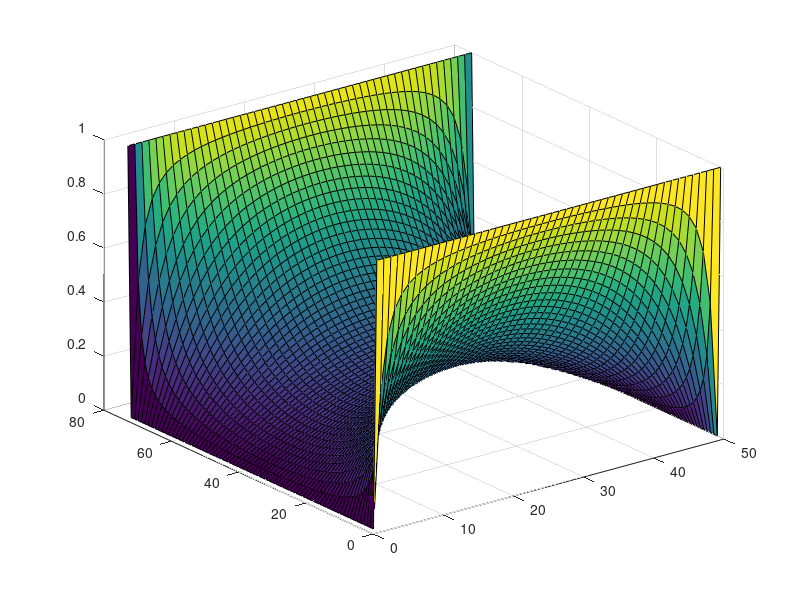

This figure's MATLAB source:
clearvars
clearvars -GLOBAL
close all 


global C

C.q_0 = 1.60217653e-19;             % electron charge
    C.hb = 1.054571596e-34;             % Dirac constant
    C.h = C.hb * 2 * pi;                % Planck constant
    C.m_0 = 9.10938215e-31;             % electron mass
    C.kb = 1.3806504e-23;               % Boltzmann constant
    C.eps_0 = 8.854187817e-12;          % vacuum permittivity
    C.mu_0 = 1.2566370614e-6;           % vacuum permeability
    C.c = 299792458;                    % speed of light
    C.g = 9.80665;
    
    
L = 75;
W = 50;

G = sparse(L*W,L*W);
R = zeros(L*W,1);

for i =1:1:L
    for j =1:1:W
        n = j+(i-1)*W;
        nxm = j+(i-2)*W;
        nxp = j+i*W;
        nyp = j+1+ (i-1)*W;
        nym = j-1+ (i-1)*W;
        
        if(i==1)
            G(n,:) = 0;
            G(n,n) = 1;
            R(n) = 1;
        elseif(i==L)
            G(n,:) = 0;
            G(n,n) = 1;
            R(n) = 1;
        elseif(j==1)
            G(n,:) = 0;
            G(n,n) = 1;
            R(n) = 0;
        elseif(j==W)
            G(n,:) = 0;
            G(n,n) = 1;
            R(n) = 0;
        else          
            G(n,:)=0;
            G(n,nxm) = 1; 
            G(n,nxp) = 1;
            G(n,nym) = 1;
            G(n,nyp) = 1;
            G(n,n) = -4;
        end
    end
end

V = G\R;

%remap
K = zeros(L,W);
for i =1:1:L
    for j =1:1:W
        n=j+(i-1)*W;
        K(i,j) =V(n);
    end
end

figure(3);
surf(K);


